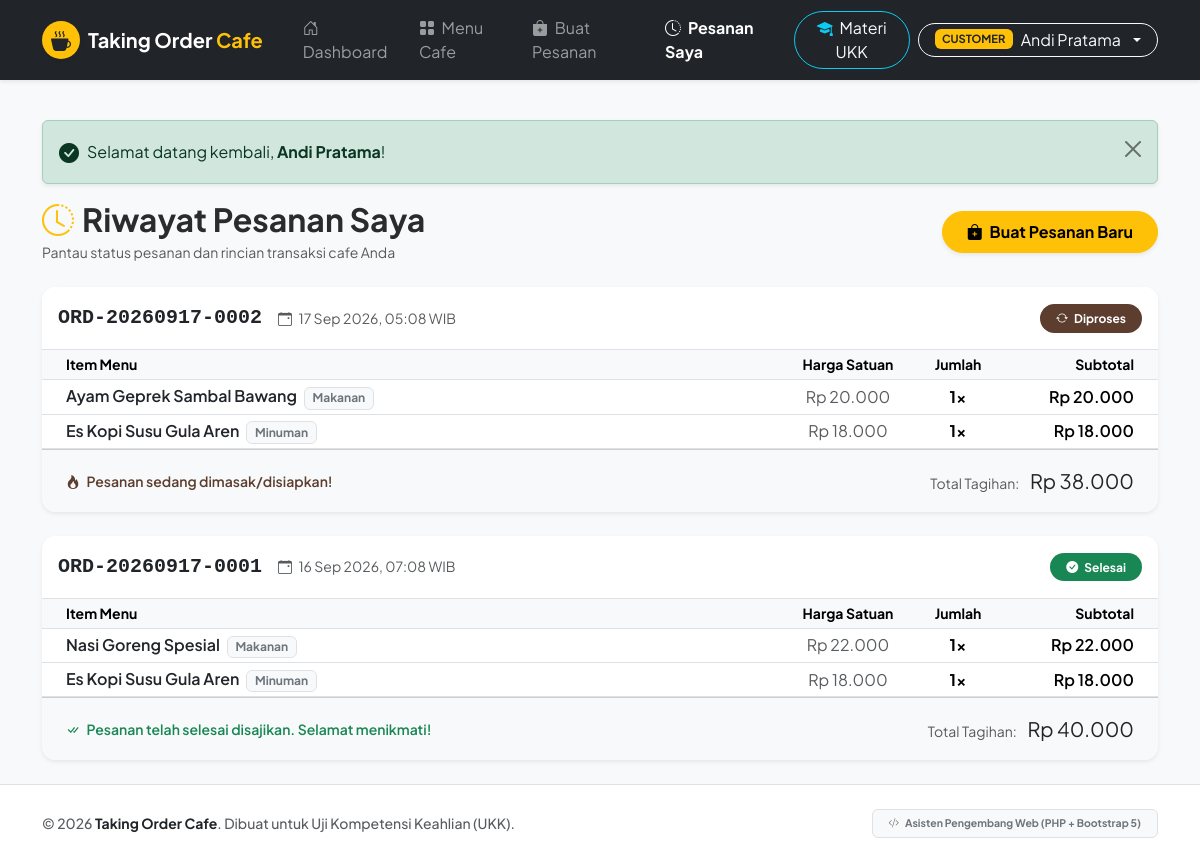
The app's page /customer/orders.php (signed in) with its own data.
### tables this page shows
CREATE TABLE IF NOT EXISTS `orders` (
    `id` INT AUTO_INCREMENT PRIMARY KEY,
    `order_code` VARCHAR(50) NOT NULL UNIQUE,
    `user_id` INT NOT NULL,
    `total` DECIMAL(12, 2) NOT NULL DEFAULT 0.00,
    `status` ENUM('Menunggu', 'Diproses', 'Selesai', 'Dibatalkan') NOT NULL DEFAULT 'Menunggu',
    `created_at` DATETIME DEFAULT CURRENT_TIMESTAMP,
    CONSTRAINT `fk_orders_user` FOREIGN KEY (`user_id`) REFERENCES `users` (`id`) ON DELETE CASCADE ON UPDATE CASCADE
);

CREATE TABLE IF NOT EXISTS `order_details` (
    `id` INT AUTO_INCREMENT PRIMARY KEY,
    `order_id` INT NOT NULL,
    `menu_id` INT NOT NULL,
    `price` DECIMAL(10, 2) NOT NULL,
    `quantity` INT NOT NULL DEFAULT 1,
    `subtotal` DECIMAL(12, 2) NOT NULL,
    CONSTRAINT `fk_order_details_order` FOREIGN KEY (`order_id`) REFERENCES `orders` (`id`) ON DELETE CASCADE ON UPDATE CASCADE,
    CONSTRAINT `fk_order_details_menu` FOREIGN KEY (`menu_id`) REFERENCES `menus` (`id`) ON DELETE RESTRICT ON UPDATE CASCADE
);

CREATE TABLE IF NOT EXISTS `menus` (
    `id` INT AUTO_INCREMENT PRIMARY KEY,
    `name` VARCHAR(100) NOT NULL,
    `category` VARCHAR(50) NOT NULL,  
    `description` TEXT,
    `price` DECIMAL(10, 2) NOT NULL,
    `image` VARCHAR(255) DEFAULT 'default-menu.png',
    `status` ENUM('available', 'unavailable') NOT NULL DEFAULT 'available',
    `created_at` DATETIME DEFAULT CURRENT_TIMESTAMP
);

### customer/orders.php (the view, shortened to what this page needs)
<?php
require_once __DIR__ . '/../config/database.php';
require_once __DIR__ . '/../includes/functions.php';
$user = current_user();
$userId = $user['id'];
try {
    $stmt = $pdo->prepare("SELECT * FROM orders WHERE user_id = ? ORDER BY id DESC");
    $stmt->execute([$userId]);
    $orders = $stmt->fetchAll();
    $orderDetailsMap = [];
    if (!empty($orders)) {
        $orderIds = array_column($orders, 'id');
        $placeholders = str_repeat('?,', count($orderIds) - 1) . '?';
        $sqlDetails = "SELECT od.*, m.name AS menu_name, m.category AS menu_category
                       FROM order_details od
                       JOIN menus m ON od.menu_id = m.id
                       WHERE od.order_id IN ($placeholders)";
        $stmtDetails = $pdo->prepare($sqlDetails);
        $stmtDetails->execute($orderIds);
        $allDetails = $stmtDetails->fetchAll();
        foreach ($allDetails as $detail) {
            $orderDetailsMap[$detail['order_id']][] = $detail;
        }
    }
} catch (PDOException $e) {
    $orders = [];
    $orderDetailsMap = [];
}
require_once __DIR__ . '/../includes/header.php';
?>
<div class="d-flex justify-content-between align-items-center mb-4">
    <div>
        <h2 class="fw-bold mb-1"><i class="bi bi-clock-history me-2 text-warning"></i>Riwayat Pesanan Saya</h2>
        <p class="text-muted small mb-0">Pantau status pesanan dan rincian transaksi cafe Anda</p>
    </div>
    <a href="<?php echo base_url('customer/order.php'); ?>" class="btn btn-warning rounded-pill px-4 py-2 fw-bold shadow-sm">
        <i class="bi bi-bag-plus-fill me-1"></i> Buat Pesanan Baru
    </a>
</div>
<?php if (empty($orders)): ?>
    <div class="card border-0 shadow-sm text-center py-5">
        <div class="card-body">
            <i class="bi bi-receipt fs-1 text-muted"></i>
            <h4 class="fw-bold mt-3 mb-1">Belum Ada Riwayat Pesanan</h4>
            <p class="text-muted small mb-4">Anda belum pernah melakukan pemesanan di Taking Order Cafe.</p>
            <a href="<?php echo base_url('customer/order.php'); ?>" class="btn btn-warning rounded-pill px-4 py-2 fw-bold">
                Pesan Menu Sekarang
            </a>
        </div>
    </div>
<?php else: ?>
    <div class="row g-4">
        <?php foreach ($orders as $order): ?>
            <?php
            $items = $orderDetailsMap[$order['id']] ?? [];
            ?>
            <div class="col-12" id="order-<?php echo $order['id']; ?>">
                <div class="card border-0 shadow-sm overflow-hidden">
                    <div class="card-header bg-white py-3 d-flex flex-wrap justify-content-between align-items-center gap-2 border-bottom">
                        <div class="d-flex align-items-center gap-3">
                            <span class="fs-5 fw-bold font-monospace text-dark"><?php echo htmlspecialchars($order['order_code']); ?></span>
                            <span class="text-muted small">
                                <i class="bi bi-calendar-event me-1"></i> <?php echo date('d M Y, H:i', strtotime($order['created_at'])); ?> WIB
                            </span>
                        </div>
                        <div class="d-flex align-items-center gap-2">
                            <?php echo render_status_badge($order['status']); ?>
                        </div>
                    </div>
                    <div class="card-body p-0">
                        <div class="table-responsive">
                            <table class="table table-sm table-borderless align-middle mb-0">
                                <thead class="table-light border-bottom text-muted small">
                                    <tr>
                                        <th class="ps-4">Item Menu</th>
                                        <th class="text-center" style="width: 120px;">Harga Satuan</th>
                                        <th class="text-center" style="width: 100px;">Jumlah</th>
                                        <th class="text-end pe-4" style="width: 150px;">Subtotal</th>
                                    </tr>
                                </thead>
                                <tbody>
                                    <?php foreach ($items as $item): ?>
                                        <tr class="border-bottom">
                                            <td class="ps-4">
                                                <span class="fw-semibold text-dark"><?php echo htmlspecialchars($item['menu_name']); ?></span>
                                                <span class="badge bg-light text-secondary border ms-1 small"><?php echo htmlspecialchars($item['menu_category']); ?></span>
                                            </td>
                                            <td class="text-center text-muted"><?php echo format_rupiah($item['price']); ?></td>
                                            <td class="text-center fw-bold"><?php echo (int)$item['quantity']; ?>x</td>
                                            <td class="text-end pe-4 fw-semibold"><?php echo format_rupiah($item['subtotal']); ?></td>
                                        </tr>
                                    <?php endforeach; ?>
                                </tbody>
                            </table>
                        </div>
                    </div>
                    <div class="card-footer bg-light py-3 px-4 d-flex justify-content-between align-items-center">
                        <div>
                            <?php if ($order['status'] === 'Menunggu'): ?>
                                <small class="text-muted"><i class="bi bi-hourglass me-1"></i> Pesanan sedang menunggu antrean barista.</small>
                            <?php elseif ($order['status'] === 'Diproses'): ?>
                                <small class="text-primary fw-semibold"><i class="bi bi-fire me-1"></i> Pesanan sedang dimasak/disiapkan!</small>
                            <?php elseif ($order['status'] === 'Selesai'): ?>
                                <small class="text-success fw-semibold"><i class="bi bi-check-all me-1"></i> Pesanan telah selesai disajikan. Selamat menikmati!</small>
                            <?php else: ?>
                                <small class="text-danger"><i class="bi bi-x-circle me-1"></i> Pesanan dibatalkan.</small>
                            <?php endif; ?>
                        </div>
                        <div class="text-end">
                            <span class="text-muted small me-2">Total Tagihan:</span>
                            <span class="fs-5 fw-extrabold text-dark"><?php echo format_rupiah($order['total']); ?></span>
                        </div>
                    </div>
                </div>
            </div>
        <?php endforeach; ?>
    </div>
<?php endif; ?>
<?php require_once __DIR__ . '/../includes/footer.php'; ?>

### includes/functions.php (shortened to what this page needs)
<?php
function base_url($path = '') {
    static $base = null;
    if ($base === null) {
        $docRoot = isset($_SERVER['DOCUMENT_ROOT']) ? str_replace('\\', '/', realpath($_SERVER['DOCUMENT_ROOT'])) : '';
        $appRoot = str_replace('\\', '/', realpath(__DIR__ . '/..'));
        if (!empty($docRoot) && strpos($appRoot, $docRoot) === 0) {
            $base = substr($appRoot, strlen($docRoot));
        } else {
            $scriptDir = str_replace('\\', '/', dirname($_SERVER['SCRIPT_NAME'] ?? ''));
            $parts = explode('/', trim($scriptDir, '/'));
            $base = isset($parts[0]) && $parts[0] !== '' ? '/' . $parts[0] : '';
        }
        $base = '/' . trim($base, '/');
    }
    return $base . '/' . ltrim($path, '/');
}
function format_rupiah($number) {
    return 'Rp ' . number_format((float)$number, 0, ',', '.');
}
function render_status_badge($status) {
    $badgeClass = 'bg-secondary';
    $icon = 'bi-clock';
    switch ($status) {
        case 'Diproses':
            $badgeClass = 'bg-primary text-white';
            $icon = 'bi-arrow-repeat';
            break;
        case 'Selesai':
            $badgeClass = 'bg-success text-white';
            $icon = 'bi-check-circle-fill';
            break;
    }
    return '<span class="badge ' . $badgeClass . ' px-3 py-2 rounded-pill"><i class="bi ' . $icon . ' me-1"></i> ' . htmlspecialchars($status) . '</span>';
}
function render_flash_message() {
    if (isset($_SESSION['flash_message'])) {
        $flash = $_SESSION['flash_message'];
        $type = htmlspecialchars($flash['type']);
        $msg = strip_tags($flash['message'], '<strong><b><em><code><i><small><span>');
        $icon = 'bi-info-circle';
        if ($type === 'success') {
            $icon = 'bi-check-circle-fill';
        } elseif ($type === 'danger') {
            $icon = 'bi-exclamation-octagon-fill';
        } elseif ($type === 'warning') {
            $icon = 'bi-exclamation-triangle-fill';
        }
        echo '<div class="alert alert-' . $type . ' alert-dismissible fade show my-3 shadow-sm d-flex align-items-center" role="alert">';
        echo '<i class="bi ' . $icon . ' fs-5 me-2"></i>';
        echo '<div>' . $msg . '</div>';
        echo '<button type="button" class="btn-close" data-bs-dismiss="alert" aria-label="Close"></button>';
        echo '</div>';
    }
}

### assets/css/style.css (style rules this page uses)
:root { --bs-primary: #5c3d2e; --bs-primary-rgb: 92, 61, 46; --font-family-base: 'Plus Jakarta Sans', system-ui, -apple-system, sans-serif; }
body { font-family: var(--font-family-base); color: #2b2b2b; background-color: #f8f9fa; -webkit-font-smoothing: antialiased; }
.card { border-radius: 14px; transition: transform 0.2s ease, box-shadow 0.2s ease; }

### records on screen
orders: order_code "ORD-20260917-0002", created_at "17 Sep 2026, 05:08", status "Diproses", shows "Pesanan sedang dimasak/disiapkan!", total "Rp 38.000"
order_details: menu.name "Ayam Geprek Sambal Bawang", menu.category "Makanan", price "Rp 20.000", quantity "1", subtotal "Rp 20.000"
order_details: menu.name "Es Kopi Susu Gula Aren", menu.category "Minuman", price "Rp 18.000", quantity "1", subtotal "Rp 18.000"
orders: order_code "ORD-20260917-0001", created_at "16 Sep 2026, 07:08", status "Selesai", shows "Pesanan telah selesai disajikan. Selamat menikmati!", total "Rp 40.000"
order_details: menu.name "Nasi Goreng Spesial", menu.category "Makanan", price "Rp 22.000", quantity "1", subtotal "Rp 22.000"
order_details: menu.name "Es Kopi Susu Gula Aren", menu.category "Minuman", price "Rp 18.000", quantity "1", subtotal "Rp 18.000"

### other values on screen
$role "CUSTOMER"
$currentUser['name'] "Andi Pratama"
strip_tags($flash['message'], '<strong><b><em><code><i><small><span>') "Selamat datang kembali, Andi Pratama !"
